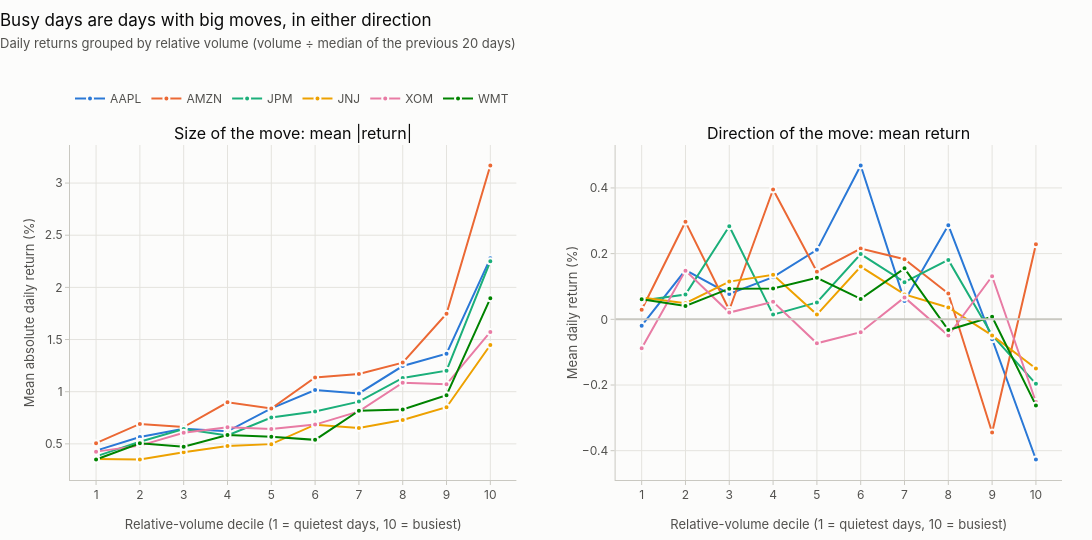

This figure's notebook cell:
### Code cell
fig = make_subplots(rows=1, cols=2, subplot_titles=["Size of the move: mean |return|", "Direction of the move: mean return"],
                    horizontal_spacing=0.1)
for s in S:
    d = sel[(sel.symbol == s) & sel.valid_return & sel.rel_volume.notna()].copy()
    d["decile"] = pd.qcut(d.rel_volume.rank(method="first"), 10, labels=range(1, 11))
    g = d.groupby("decile", observed=True).pct_return
    fig.add_scatter(x=list(range(1, 11)), y=100 * g.apply(lambda x: x.abs().mean()), name=s, line=dict(color=ch.color(s)),
                    mode="lines+markers", marker=dict(size=6), legendgroup=s, row=1, col=1)
    fig.add_scatter(x=list(range(1, 11)), y=100 * g.mean(), name=s, line=dict(color=ch.color(s)), mode="lines+markers",
                    marker=dict(size=6), legendgroup=s, showlegend=False, row=1, col=2)
fig.add_hline(y=0, line=dict(color=ch.AXIS), row=1, col=2)
fig.update_xaxes(title_text="Relative-volume decile (1 = quietest days, 10 = busiest)", dtick=1)
fig.update_yaxes(title_text="Mean absolute daily return (%)", row=1, col=1)
fig.update_yaxes(title_text="Mean daily return (%)", row=1, col=2)
fig.update_layout(title=ch.title("Busy days are days with big moves, in either direction",
                                 "Daily returns grouped by relative volume (volume ÷ median of the previous 20 days)"))
ch.save(fig, "10_volume_vs_returns", width=1100, height=540)

### Figure 1 — Plotly figure (JSON) as saved in the notebook; plotly's stock layout.template omitted (floating-point values rounded to 4 significant figures)
{"data": [{"legendgroup": "AAPL", "line": {"color": "#2a78d6"}, "marker": {"size": 6}, "mode": "lines+markers", "name": "AAPL", "type": "scatter", "x": [1, 2, 3, 4, 5, 6, 7, 8, 9, 10], "xaxis": "x", "y": [0.4353, 0.5653, 0.6441, 0.6202, 0.8403, 1.016, 0.9833, 1.246, 1.365, 2.278], "yaxis": "y"}, {"legendgroup": "AAPL", "line": {"color": "#2a78d6"}, "marker": {"size": 6}, "mode": "lines+markers", "name": "AAPL", "showlegend": false, "type": "scatter", "x": [1, 2, 3, 4, 5, 6, 7, 8, 9, 10], "xaxis": "x2", "y": [-0.01953, 0.1501, 0.0772, 0.1283, 0.2114, 0.4683, 0.05609, 0.2864, -0.06042, -0.4268], "yaxis": "y2"}, {"legendgroup": "AMZN", "line": {"color": "#eb6834"}, "marker": {"size": 6}, "mode": "lines+markers", "name": "AMZN", "type": "scatter", "x": [1, 2, 3, 4, 5, 6, 7, 8, 9, 10], "xaxis": "x", "y": [0.5064, 0.6909, 0.6611, 0.8981, 0.8386, 1.137, 1.17, 1.279, 1.748, 3.168], "yaxis": "y"}, {"legendgroup": "AMZN", "line": {"color": "#eb6834"}, "marker": {"size": 6}, "mode": "lines+markers", "name": "AMZN", "showlegend": false, "type": "scatter", "x": [1, 2, 3, 4, 5, 6, 7, 8, 9, 10], "xaxis": "x2", "y": [0.02923, 0.2968, 0.02846, 0.3952, 0.1451, 0.2153, 0.183, 0.07859, -0.3444, 0.2288], "yaxis": "y2"}, {"legendgroup": "JPM", "line": {"color": "#1baf7a"}, "marker": {"size": 6}, "mode": "lines+markers", "name": "JPM", "type": "scatter", "x": [1, 2, 3, 4, 5, 6, 7, 8, 9, 10], "xaxis": "x", "y": [0.3801, 0.5211, 0.6427, 0.5801, 0.7519, 0.8104, 0.905, 1.131, 1.201, 2.25], "yaxis": "y"}, {"legendgroup": "JPM", "line": {"color": "#1baf7a"}, "marker": {"size": 6}, "mode": "lines+markers", "name": "JPM", "showlegend": false, "type": "scatter", "x": [1, 2, 3, 4, 5, 6, 7, 8, 9, 10], "xaxis": "x2", "y": [0.05759, 0.0757, 0.2834, 0.01431, 0.05153, 0.1985, 0.1132, 0.1808, -0.04815, -0.1964], "yaxis": "y2"}, {"legendgroup": "JNJ", "line": {"color": "#eda100"}, "marker": {"size": 6}, "mode": "lines+markers", "name": "JNJ", "type": "scatter", "x": [1, 2, 3, 4, 5, 6, 7, 8, 9, 10], "xaxis": "x", "y": [0.3556, 0.3504, 0.4187, 0.4804, 0.4975, 0.6841, 0.6528, 0.7285, 0.8511, 1.447], "yaxis": "y"}, {"legendgroup": "JNJ", "line": {"color": "#eda100"}, "marker": {"size": 6}, "mode": "lines+markers", "name": "JNJ", "showlegend": false, "type": "scatter", "x": [1, 2, 3, 4, 5, 6, 7, 8, 9, 10], "xaxis": "x2", "y": [0.06659, 0.04911, 0.1148, 0.1358, 0.01436, 0.1606, 0.07579, 0.03598, -0.04896, -0.1496], "yaxis": "y2"}, {"legendgroup": "XOM", "line": {"color": "#e87ba4"}, "marker": {"size": 6}, "mode": "lines+markers", "name": "XOM", "type": "scatter", "x": [1, 2, 3, 4, 5, 6, 7, 8, 9, 10], "xaxis": "x", "y": [0.4256, 0.4832, 0.606, 0.6586, 0.6422, 0.6847, 0.8111, 1.087, 1.071, 1.573], "yaxis": "y"}, {"legendgroup": "XOM", "line": {"color": "#e87ba4"}, "marker": {"size": 6}, "mode": "lines+markers", "name": "XOM", "showlegend": false, "type": "scatter", "x": [1, 2, 3, 4, 5, 6, 7, 8, 9, 10], "xaxis": "x2", "y": [-0.08801, 0.1482, 0.02067, 0.05319, -0.07313, -0.03911, 0.06676, -0.04957, 0.1311, -0.2517], "yaxis": "y2"}, {"legendgroup": "WMT", "line": {"color": "#008300"}, "marker": {"size": 6}, "mode": "lines+markers", "name": "WMT", "type": "scatter", "x": [1, 2, 3, 4, 5, 6, 7, 8, 9, 10], "xaxis": "x", "y": [0.3502, 0.506, 0.4731, 0.5858, 0.568, 0.5384, 0.8181, 0.8307, 0.9658, 1.895], "yaxis": "y"}, {"legendgroup": "WMT", "line": {"color": "#008300"}, "marker": {"size": 6}, "mode": "lines+markers", "name": "WMT", "showlegend": false, "type": "scatter", "x": [1, 2, 3, 4, 5, 6, 7, 8, 9, 10], "xaxis": "x2", "y": [0.06138, 0.04052, 0.09337, 0.09389, 0.1264, 0.06217, 0.1553, -0.03243, 0.007764, -0.262], "yaxis": "y2"}], "layout": {"annotations": [{"font": {"size": 16}, "showarrow": false, "text": "Size of the move: mean |return|", "x": 0.225, "xanchor": "center", "xref": "paper", "y": 1.0, "yanchor": "bottom", "yref": "paper"}, {"font": {"size": 16}, "showarrow": false, "text": "Direction of the move: mean return", "x": 0.775, "xanchor": "center", "xref": "paper", "y": 1.0, "yanchor": "bottom", "yref": "paper"}], "height": 540, "legend": {"traceorder": "normal", "y": 0.8444, "yanchor": "top", "yref": "container"}, "margin": {"t": 145}, "shapes": [{"line": {"color": "#c9c8c1"}, "type": "line", "x0": 0, "x1": 1, "xref": "x2 domain", "y0": 0, "y1": 0, "yref": "y2"}], "title": {"text": "Busy days are days with big moves, in either direction<br><span style='font-size:13px;color:#52514e'>Daily returns grouped by relative volume (volume ÷ median of the previous 20 days)</span>", "y": 0.9519, "yanchor": "top", "yref": "container"}, "width": 1100, "xaxis": {"anchor": "y", "domain": [0.0, 0.45], "dtick": 1, "title": {"text": "Relative-volume decile (1 = quietest days, 10 = busiest)"}}, "xaxis2": {"anchor": "y2", "domain": [0.55, 1.0], "dtick": 1, "title": {"text": "Relative-volume decile (1 = quietest days, 10 = busiest)"}}, "yaxis": {"anchor": "x", "domain": [0.0, 1.0], "title": {"text": "Mean absolute daily return (%)"}}, "yaxis2": {"anchor": "x2", "domain": [0.0, 1.0], "title": {"text": "Mean daily return (%)"}}}}
